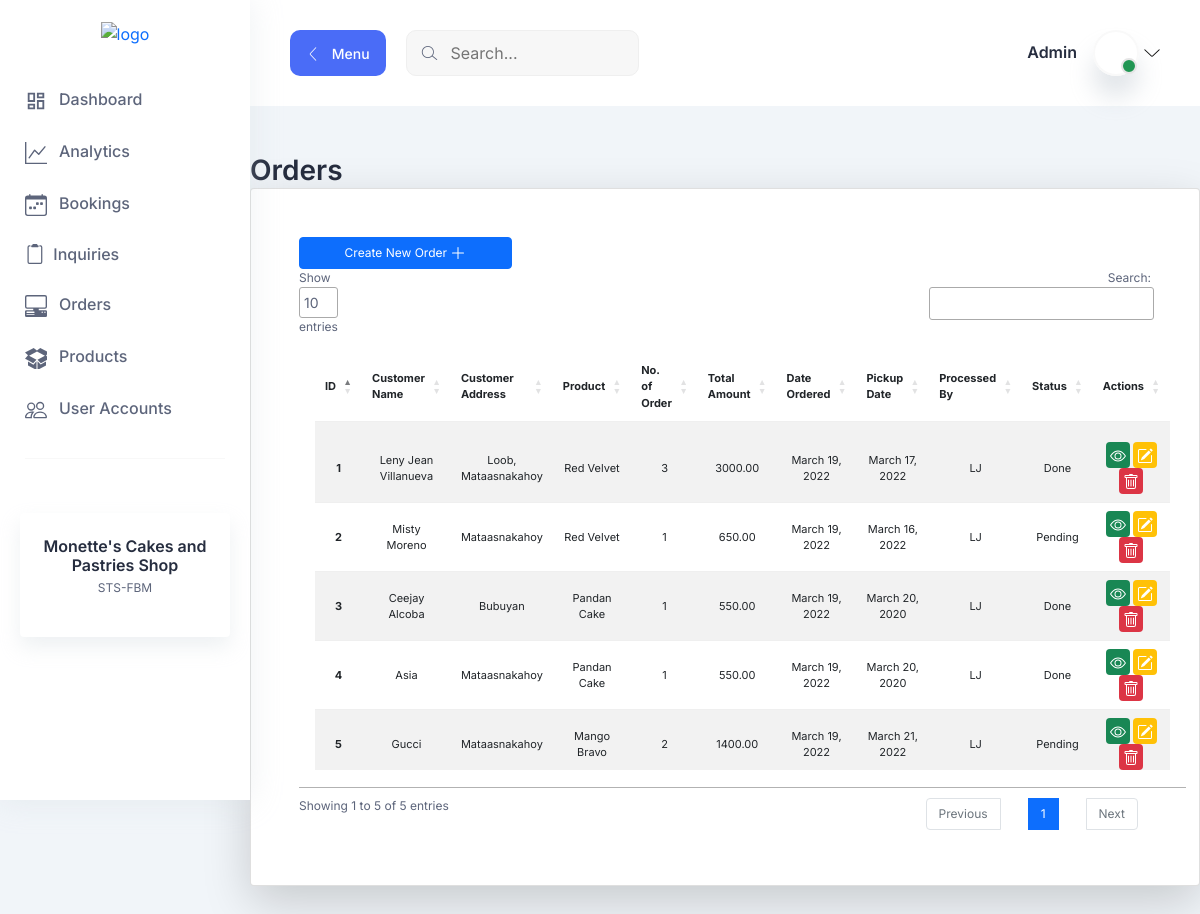
The page /orders-list (signed in) on the database as committed earlier.
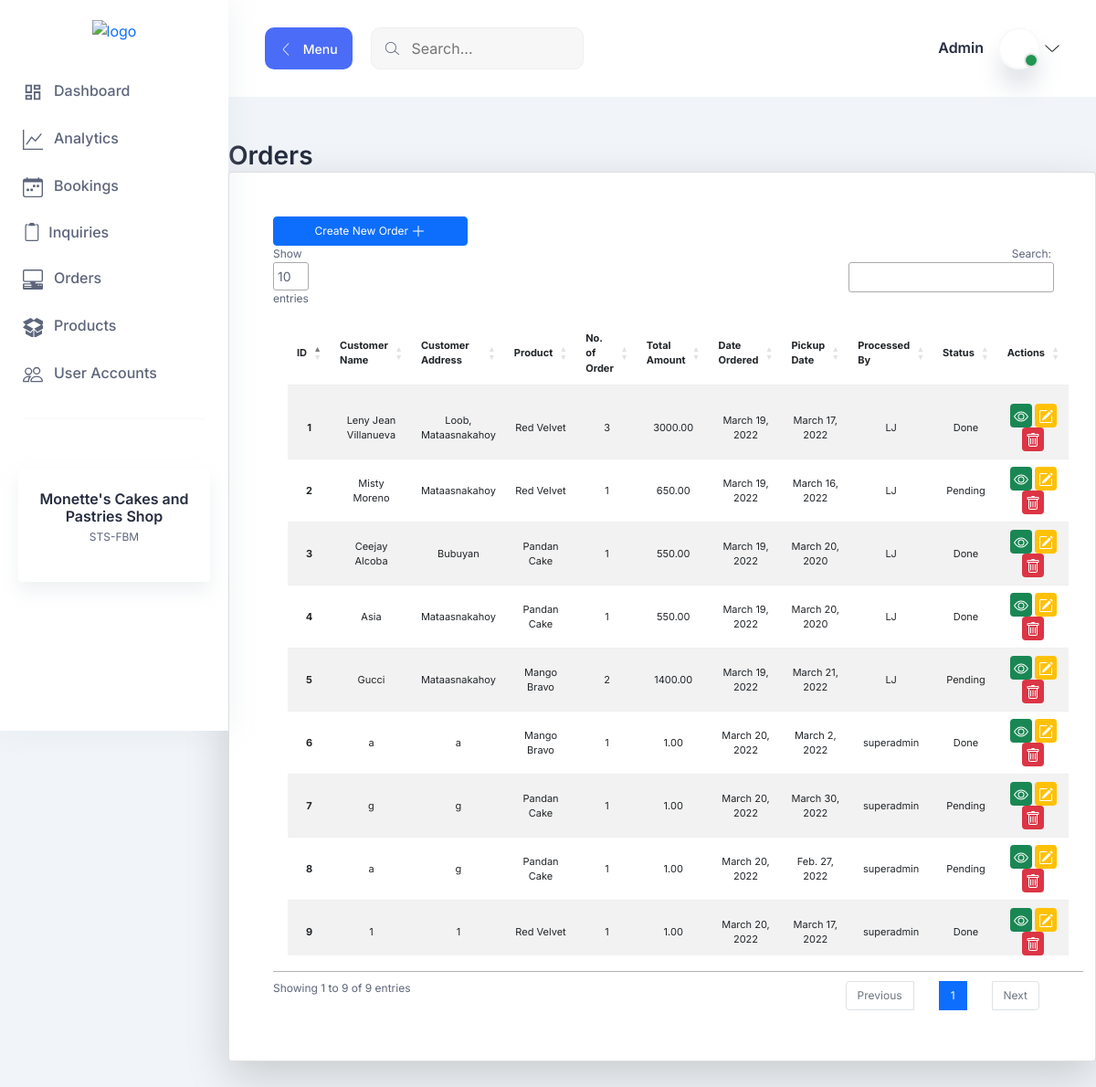
The same page on the database as committed later.
### orders/models.py (models this page shows, shortened)
class Orders(models.Model):
    status = (
        ("Pending" , "Pending"),
        ("Done" , "Done")
    )
    customer_name = models.CharField(max_length=255)
    customer_address = models.CharField(max_length=255)
    products = models.ForeignKey(Products, on_delete=models.CASCADE)
    no_of_order = models.IntegerField()
    total_amount = models.DecimalField(max_digits=10, decimal_places=2)
    date_ordered = models.DateField(auto_now_add=True)
    pickup_date = models.DateField(auto_now_add=False)
    processed_by = models.CharField(max_length=255)
    status = models.CharField(max_length=255, choices=status)
    class Meta:
        verbose_name = "Orders"

### products/models.py (models this page shows)
class Products(models.Model):
    status = (
        ("Available", "Available"),
        ("Not Available", "Not Available")
    )
    product_name = models.CharField(max_length=255)
    category = models.ForeignKey(Category, on_delete=models.CASCADE)
    price = models.DecimalField(max_digits=10, decimal_places=2)
    status = models.CharField(max_length=255, choices=status)
    class Meta:
        verbose_name = "Products"
    def __str__(self):
        return self.product_name

### orders/views.py (the view)
# urls.py: path("orders-list", orders_list, name="orders-list"),
@login_required
def orders_list(request):
    template_name = "orders/orders_list.html"
    orders = Orders.objects.all()
    context = {
        "orders": orders
    }
    return render(request, template_name, context)

### orders/templates/orders/orders_list.html (shortened to what this page needs)
{% extends 'base.html' %} {% block body %}
<link rel="stylesheet" type="text/css" href="https://cdn.datatables.net/1.11.5/css/jquery.dataTables.css">
<div class="container-fluid mt-5 p-0" style="font-size: 12px">
  <h2>Orders</h2>
  <div
    class="card p-5 shadow-lg p-3 mb-5 bg-white rounded text-decoration-none"
  >
    <a
      href="{% url 'orders-add' %}"
      class="btn btn-primary w-25"
      style="font-size: 12px"
    >
      Create New Order
      <svg
        xmlns="http://www.w3.org/2000/svg"
        width="16"
        height="16"
        fill="currentColor"
        class="bi bi-plus-lg"
        viewBox="0 0 16 16"
      >
        <path
          fill-rule="evenodd"
          d="M8 2a.5.5 0 0 1 .5.5v5h5a.5.5 0 0 1 0 1h-5v5a.5.5 0 0 1-1 0v-5h-5a.5.5 0 0 1 0-1h5v-5A.5.5 0 0 1 8 2Z"
        />
      </svg>
    </a>
    <table class="table table-striped bg-white p-3" id="ordersTable" style="font-size: 11px;">
      <thead>
        <tr class="text-center">
          <th scope="col">ID</th>
          <th scope="col">Customer Name</th>
          <th scope="col">Customer Address</th>
          <th scope="col">Product</th>
          <th scope="col">No. of Order</th>
          <th scope="col">Total Amount</th>
          <th scope="col">Date Ordered</th>
          <th scope="col">Pickup Date</th>
          <th scope="col">Processed By</th>
          <th scope="col">Status</th>
          <th scope="col">Actions</th>
        </tr>
      </thead>
      <tbody>
        {% for list in orders %}
        <tr class="text-center">
          <th scope="row">{{forloop.counter}}</th>
          <td>{{list.customer_name}}</td>
          <td>{{list.customer_address}}</td>
          <td>{{list.products}}</td>
          <td>{{list.no_of_order}}</td>
          <td>{{list.total_amount}}</td>
          <td>{{list.date_ordered}}</td>
          <td>{{list.pickup_date}}</td>
          <td>{{list.processed_by}}</td>
          <td>{{list.status}}</td>
          <td>
            <a
              href="{% url 'orders-view' list.id %}"
              class="bg-success p-1 text-white rounded"
              style="font-size: 12px"
            >
            </a>
            <a
              href="{% url 'orders-update' list.id %}"
              class="bg-warning p-1 text-white rounded"
              style="font-size: 12px"
            >
            </a>
            <a
              href="{% url 'orders-delete' list.id %}"
              class="bg-danger p-1 text-white rounded"
              style="font-size: 12px"
            >
            </a>
          </td>
        </tr>
        {% endfor %}
      </tbody>
    </table>
  </div>
</div>
{% endblock %}

### templates/base.html (shortened to what this page needs)
<!DOCTYPE html>
{% load static %}
<html lang="en">
  <head>
    <link rel="stylesheet" href="{% static 'assets/css/bootstrap.min.css' %}" />
    <link rel="stylesheet" href="{% static 'assets/css/lineicons.css' %}" />
    <link
      rel="stylesheet"
      href="{% static 'assets/css/materialdesignicons.min.css' %}"
    />
    <link rel="stylesheet" href="{% static 'assets/css/fullcalendar.css' %}" />
    <link rel="stylesheet" href="{% static 'assets/css/fullcalendar.css' %}" />
    <link rel="stylesheet" href="{% static 'assets/css/main.css' %}" />
    <link
      rel="stylesheet"
      href="https://cdn.jsdelivr.net/npm/uikit@3.9.4/dist/css/uikit.min.css"
    />
  </head>
  <body>
    {% if user.is_authenticated %} {% include "sidenav.html" %} {% endif %}
    <main class="main-wrapper">
      {% if user.is_authenticated %} {% include 'navbar.html' %} {% endif %}
      {% block body %} {% endblock %}
    </main>
  </body>
</html>

### templates/sidenav.html (shortened to what this page needs)
<aside class="sidebar-nav-wrapper">
    <div class="navbar-logo">
      <a href="index.html">
        <img
          src="https://scontent.fmnl3-2.fna.fbcdn.net/v/t1.6435-9/181028949_3043069499259086_6136653235614529912_n.jpg?_nc_cat=100&ccb=1-5&_nc_sid=09cbfe&_nc_eui2=AeEKZWH_qIEo62MroReEWWoF5NUfSC3BIH3k1R9ILcEgfSbUQkt6sK9IkGMmqGqml64i1PJQJIv6OuFhVoD6Shl8&_nc_ohc=e2CXCbdHulUAX8H0uNL&_nc_ht=scontent.fmnl3-2.fna&oh=00_AT_n1dClDOJkjiZMUErGtRzvRdjLlRXZ2WArn9uFJFUj1w&oe=62541B6C"
          alt="logo" width="80" height="80" />
      </a>
    </div>
    <nav class="sidebar-nav">
      <ul>
        <li class="nav-item">
          <a href="{% url "homepage" %}">
            <span class="icon">
            </span>
            <span class="text">Dashboard</span>
          </a>
        </li>
        <li class="nav-item">
            <a href="{% url "homepage" %}">
              <span class="icon">
              </span>
              <span class="text">Analytics</span>
            </a>
          </li>
          <li class="nav-item">
            <a href="{% url "homepage" %}">
              <span class="icon">
              </span>
              <span class="text">Bookings</span>
            </a>
          </li>
          <li class="nav-item">
            <a href="{% url "homepage" %}">
              <span class="text">&nbsp; Inquiries</span>
            </a>
          </li>
          <li class="nav-item">
            <a href="{% url "orders-list" %}">
              <span class="icon">
              </span>
              <span class="text"> Orders</span>
            </a>
          </li>
          <li class="nav-item">
            <a href="{% url "products-list" %}">
              <span class="icon">
              </span>
              <span class="text"> Products</span>
            </a>
          </li>
          <li class="nav-item">
            <a href="{% url "homepage" %}">
              <span class="icon">
              </span>
              <span class="text"> User Accounts</span>
            </a>
          </li>
        <span class="divider">
          <hr />
        </span>
      </ul>
    </nav>
    <div class="promo-box">
      <h3>Monette's Cakes and Pastries Shop</h3>
      <p>STS-FBM</p>
    </div>
  </aside>

### templates/navbar.html (shortened to what this page needs)
<header class="header">
  <div class="container-fluid">
    <div class="row">
      <div class="col-lg-5 col-md-5 col-6">
        <div class="header-left d-flex align-items-center">
          <div class="menu-toggle-btn mr-20">
            <button id="menu-toggle" class="main-btn primary-btn btn-hover">
              <i class="lni lni-chevron-left me-2"></i> Menu
            </button>
          </div>
          <div class="header-search d-none d-md-flex">
            <form action="#">
              <input type="text" placeholder="Search..." />
              <button><i class="lni lni-search-alt"></i></button>
            </form>
          </div>
        </div>
      </div>
      <div class="col-lg-7 col-md-7 col-6">
        <div class="header-right">
          <div class="profile-box ml-15">
            <button
              class="dropdown-toggle bg-transparent border-0"
              type="button"
              id="profile"
              data-bs-toggle="dropdown"
              aria-expanded="false"
            >
              <div class="profile-info">
                <div class="info">
                  <h6>Admin</h6>
                  <div class="image">
                    <span class="status"></span>
                  </div>
                </div>
              </div>
              <i class="lni lni-chevron-down"></i>
            </button>
          </div>
        </div>
      </div>
    </div>
  </div>
</header>

### static/assets/css/fullcalendar.css (style rules this page uses)
:root { --fc-daygrid-event-dot-width: 8px; }
:root { --fc-list-event-dot-width: 10px; --fc-list-event-hover-bg-color: #f5f5f5; }

Rows that differ between the two databases and show on the page:
added Orders: customer_name "a", customer_address "a", products "Mango Bravo", no_of_order "1", total_amount "1.00", date_ordered "March 20, 2022", pickup_date "March 2, 2022", processed_by "superadmin", status "Done"
added Orders: customer_name "g", customer_address "g", products "Pandan Cake", no_of_order "1", total_amount "1.00", date_ordered "March 20, 2022", pickup_date "March 30, 2022", processed_by "superadmin", status "Pending"
added Orders: customer_name "a", customer_address "g", products "Pandan Cake", no_of_order "1", total_amount "1.00", date_ordered "March 20, 2022", pickup_date "Feb. 27, 2022", processed_by "superadmin", status "Pending"
added Orders: customer_name "1", customer_address "1", products "Red Velvet", no_of_order "1", total_amount "1.00", date_ordered "March 20, 2022", pickup_date "March 17, 2022", processed_by "superadmin", status "Done"
Other text that changed with them:
text written by a page script: "Show entries Search: Showing 1 to 5 of 5 entries Previous 1 Next" → "Show entries Search: Showing 1 to 9 of 9 entries Previous 1 Next"
